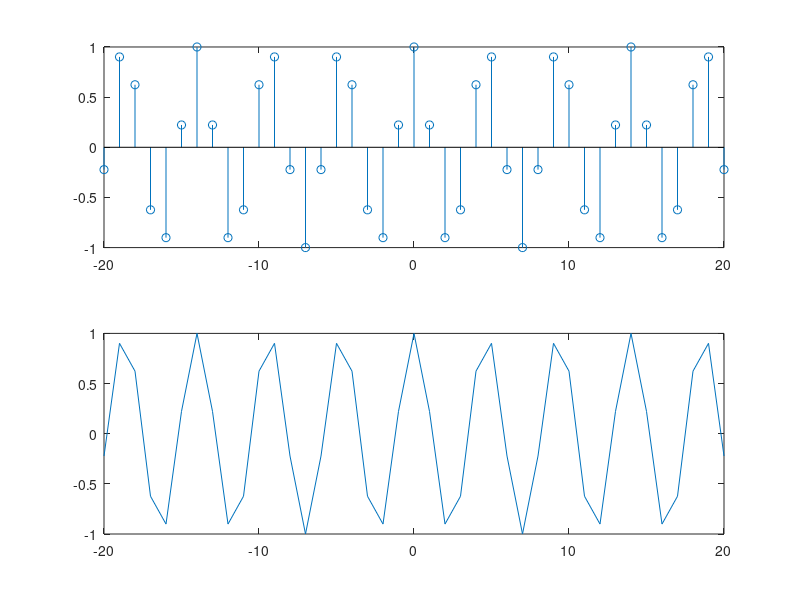

MATLAB code to generate this figure:
% cos wk is a periodic signal
% cos ((3*pi)/7)*k
% N =(2*pi*m)/w
%   =(2*pi*m)/(3*pi)/7
%   =(14*m/3)
% m=3,N=14
n =-20:20;
x_n = cos(3 * pi * n/7);
subplot(2,1,1);
stem(n,x_n);
n =-20:20;
x_n = cos(3 * pi * n/7);
subplot(2,1,2);
plot(n,x_n);